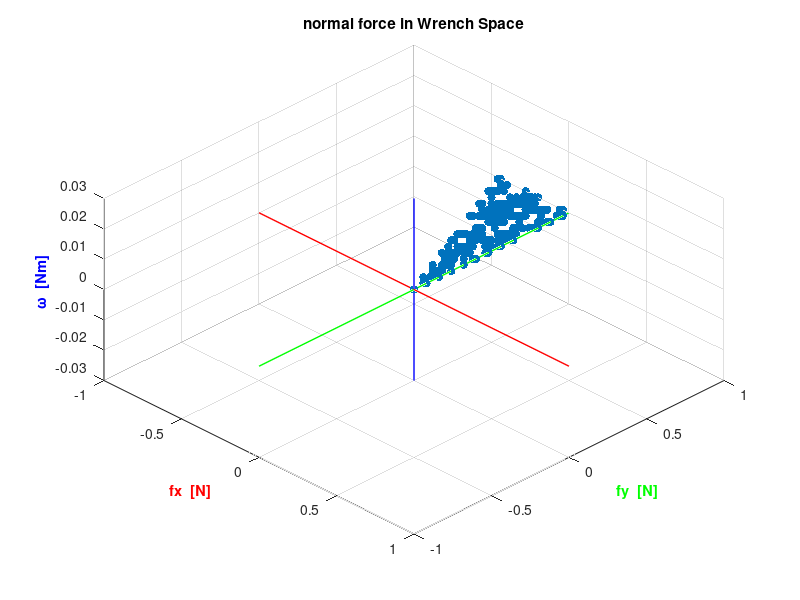

Recreate this plot in MATLAB.
% 今週のスライド用

% 初期化
clear;

% 検索フォルダのパスを追加

addpath('.', '-end');
addpath('function', '-end');

% 法線ベクトルの位置ベクトルの定義
l1 = [0.0075; 0.03; 0.0];
l2 = [0.005; 0.0275; 0.0];
l3 = [-0.0125; 0.03; 0.0];

% データの整理

%wrench_pos = calc_wrench_pos(l1, l2, l3);
%wrench_pos = calc_wrench_pos2(l1, l2, l3);

load('data/wrench_pos_new.mat');

figure;

hold on;

grid on;

% グラフタイトル
title('normal force in Wrench Space');

% グラフの視点
view(45, 50);

%ラベルの描画
xlabel('fx  [N]', 'FontSize', 10.5, 'FontWeight', 'bold', 'Color', 'r');
ylabel('fy  [N]', 'FontSize', 10.5, 'FontWeight', 'bold', 'Color', 'g');
zlabel('ω  [Nm]', 'FontSize', 10.5, 'FontWeight', 'bold', 'Color', 'b');

%グラフの範囲を設定
xlim([-1, 1]);
ylim([-1, 1]);
zlim([-0.03, 0.03]);

% 軸線を描画
line([min(xlim) max(xlim)], [0 0], [0 0], 'Color', 'red', 'LineWidth', 1.0);
line([0 0], [min(ylim), max(ylim)], [0 0], 'Color', 'green', 'LineWidth', 1.0);
line([0 0], [0 0], [min(zlim) max(zlim)], 'Color', 'blue', 'LineWidth', 1.0);

wrench = wrench_pos;

x = wrench(:, 1);
y = wrench(:, 2);
z = wrench(:, 3);

%scatter(wrench(:,1), wrench(:,2), wrench(:, 3), 'Color', 'b');
scatter3(x, y, z, 'filled');
hold off;